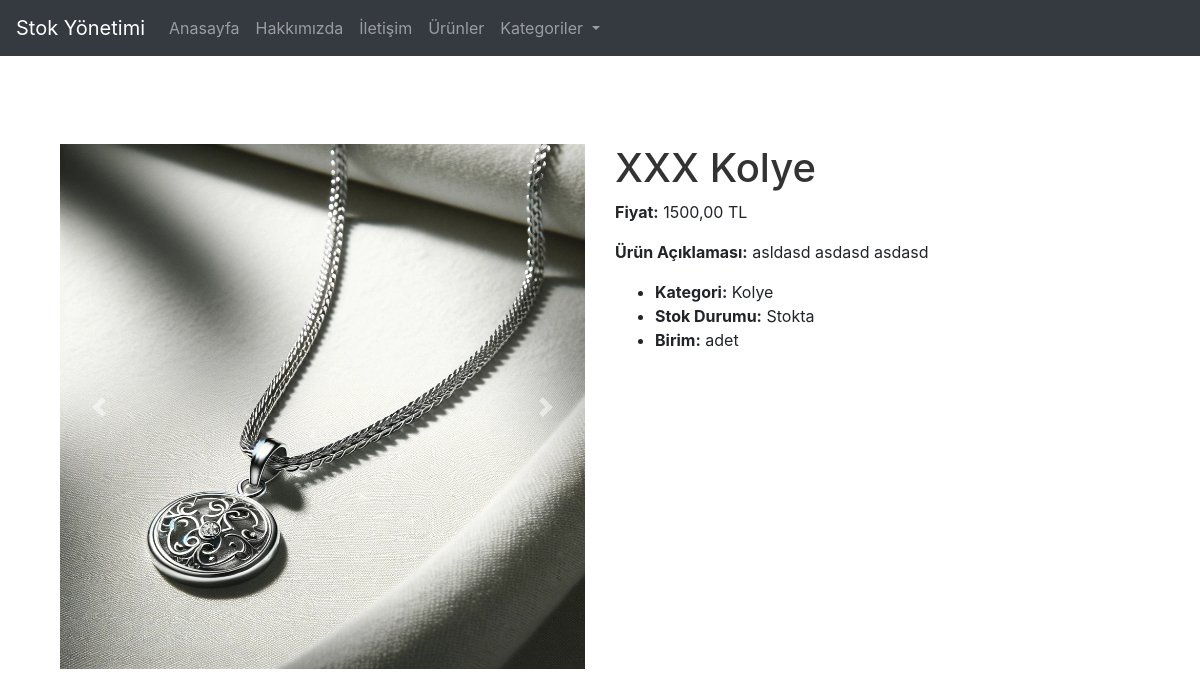
The app's page /urun/xxx-kolye/ with its own data.
### envanter/models.py (models this page shows, shortened)
class UrunFoto(models.Model):
    urun = models.ForeignKey(Urun, related_name='fotolar', on_delete=models.CASCADE)
    foto = models.ImageField(upload_to='urun_fotograflari/')
    class Meta:
       verbose_name = 'Ürün Fotoğraf Ekleme'
       verbose_name_plural = 'Ürün Fotoğraf Ekleme'

class Urun(models.Model):
    PARA_BIRIMLERI = [
        ('TL', 'Türk Lirası'),
        ('USD', 'Dolar'),
        ('EUR', 'Euro'),
    ]
    isim = models.CharField(max_length=200)
    slug = models.SlugField(unique=True, blank=True)
    kategori = models.ForeignKey(Kategori, on_delete=models.CASCADE)
    aciklama = models.TextField(blank=True, null=True)
    fiyat = models.DecimalField(max_digits=10, decimal_places=2)
    eski_fiyat = models.DecimalField(max_digits=10, decimal_places=2, blank=True, null=True)
    stok_miktari = models.PositiveIntegerField()
    birim = models.CharField(max_length=50, choices=[('adet', 'Adet'), ('kilo', 'Kilo')])
    para_birimi = models.CharField(max_length=3, choices=PARA_BIRIMLERI, default='TL')
    fotoğraf = models.ImageField(upload_to='urun_fotograflari/', blank=True, null=True)
    class Meta:
        verbose_name = 'Ürün'
        verbose_name_plural = 'Ürünler'

class Kategori(models.Model):
    isim = models.CharField(max_length=100)
    slug = models.SlugField(unique=True, blank=True)
    parent = models.ForeignKey('self', null=True, blank=True, related_name='alt_kategoriler', on_delete=models.CASCADE)
    class Meta:
        verbose_name = 'Kategori'
        verbose_name_plural = 'Kategoriler'

### envanter/views.py (the view)
# urls.py: path('urun/<slug:slug>/', views.urun_detay, name='urun_detay'),
def urun_detay(request, slug):
    urun = get_object_or_404(Urun, slug=slug)
    kategoriler = Kategori.objects.all()
    return render(request, 'envanter/urun_detay.html', {'urun': urun, 'kategoriler': kategoriler})

### envanter/templates/envanter/urun_detay.html (shortened to what this page needs)
{% extends 'envanter/base.html' %}
{% block content %}
    <div class="container mt-4">
        <div class="row">
            <div class="col-md-6">
                {% if urun.fotolar.all %}
                    <div id="urunFotoCarousel" class="carousel slide" data-ride="carousel">
                        <div class="carousel-inner">
                            {% for foto in urun.fotolar.all %}
                                <div class="carousel-item {% if forloop.first %}active{% endif %}">
                                    <img src="{{ foto.foto.url }}" class="d-block w-100" alt="{{ urun.isim }}">
                                </div>
                            {% endfor %}
                        </div>
                        <a class="carousel-control-prev" href="#urunFotoCarousel" role="button" data-slide="prev">
                            <span class="carousel-control-prev-icon" aria-hidden="true"></span>
                        </a>
                        <a class="carousel-control-next" href="#urunFotoCarousel" role="button" data-slide="next">
                            <span class="carousel-control-next-icon" aria-hidden="true"></span>
                        </a>
                    </div>
                {% else %}
                    <img src="https://via.placeholder.com/500" class="d-block w-100" alt="{{ urun.isim }}">
                {% endif %}
            </div>
            <div class="col-md-6">
                <h1>{{ urun.isim }}</h1>
                <p><strong>Fiyat:</strong> {{ urun.fiyat }} {{ urun.para_birimi }}</p>
                <p><strong>Ürün Açıklaması:</strong> {{ urun.aciklama }}</p>
                <ul>
                    <li><strong>Kategori:</strong> {{ urun.kategori.isim }}</li>
                    <li><strong>Stok Durumu:</strong> {{ urun.stok_miktari|yesno:"Stokta,Stokta Yok" }}</li>
                    <li><strong>Birim:</strong> {{ urun.birim }}</li>
                </ul>
            </div>
        </div>
    </div>
    {% endblock %}

### static/css/styles.css (style rules this page uses)
body { font-family: -apple-system, BlinkMacSystemFont, 'Segoe UI', Roboto, 'Helvetica Neue', Arial, sans-serif; background-color: #f5f5f7; margin: 0; padding: 0; }
h1 { color: #333; font-weight: bold; margin-bottom: 20px; }
.container { padding: 20px; }

### records on screen
UrunFoto: foto (picture)
Urun: isim "XXX Kolye", fiyat "1500,00", para_birimi "TL", aciklama "asldasd asdasd asdasd", kategori.isim "Kolye", stok_miktari "Stokta", birim "adet"
